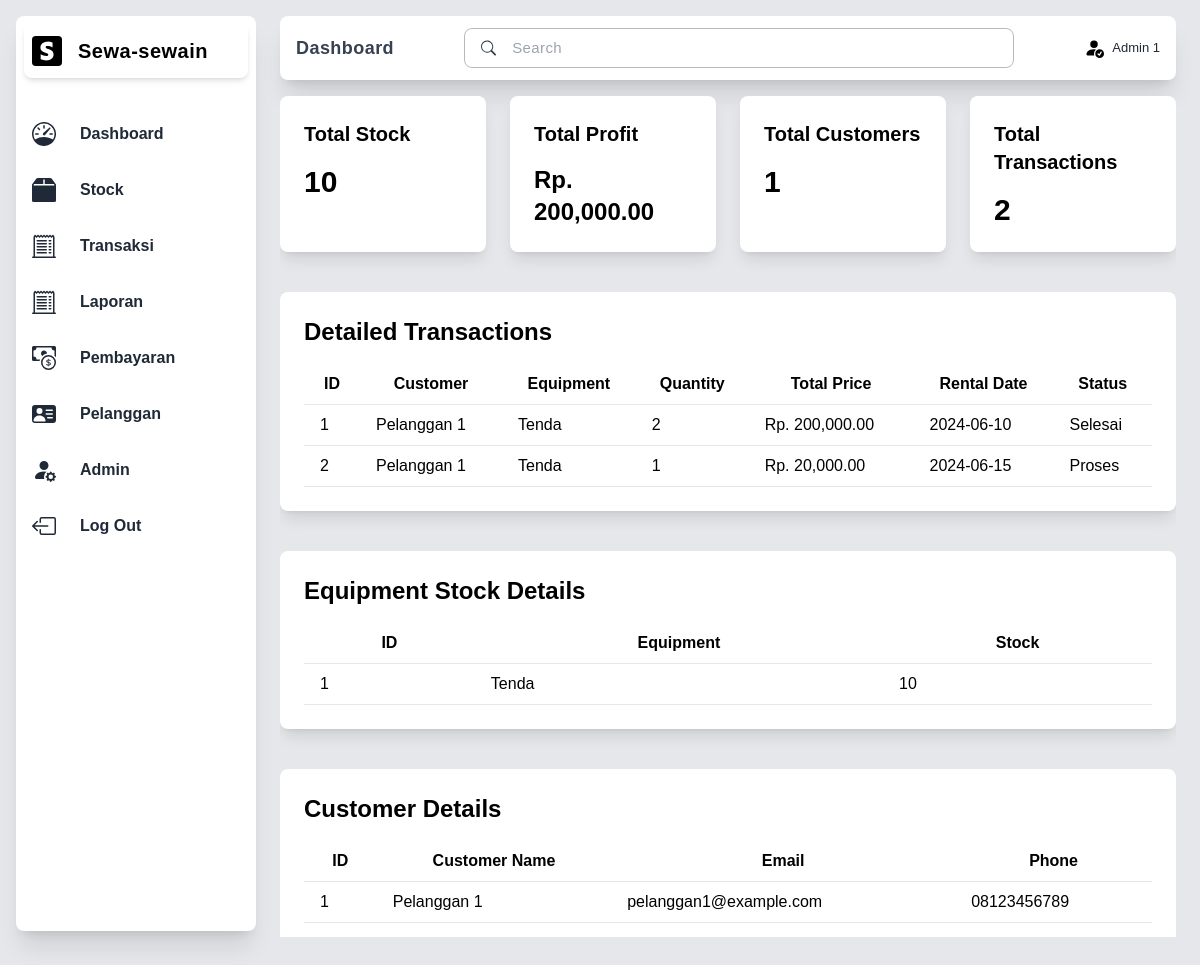
Screenshot of /dashboard.php (signed in) with the database file from the repository.
### tables this page shows
CREATE TABLE transaksi(
    id_transaksi INT (11) PRIMARY KEY AUTO_INCREMENT NOT NULL,
    id_pelanggan INT (11) NOT NULL,
    id_alat INT (11) NOT NULL, 
    id_admin INT (11) NOT NULL,
    jumlah INT (11) NOT NULL,
	tanggal_sewa DATE NOT NULL,
    tanggal_kembali DATE NOT NULL,
    total_harga DECIMAL (10,2) NOT NULL,
    denda INT (11) NOT NULL,
    status VARCHAR (50),
    FOREIGN KEY (id_pelanggan) REFERENCES pelanggan (id_pelanggan),
    FOREIGN KEY (id_alat) REFERENCES alat (id_alat),
	FOREIGN KEY (id_admin) REFERENCES admin (id_admin)
);

CREATE TABLE pelanggan(
    id_pelanggan INT (11) PRIMARY KEY AUTO_INCREMENT NOT NULL,
    nama VARCHAR (50) NOT NULL,
    alamat TEXT NOT NULL,
    telepon VARCHAR (15) NOT NULL,
    email VARCHAR (50) NOT NULL
);

CREATE TABLE alat(
    id_alat INT (11) PRIMARY KEY AUTO_INCREMENT NOT NULL,
    nama VARCHAR (50) NOT NULL,
    harga_sewa_per_hari DECIMAL (10,2) NOT NULL,
    stok INT (11) NOT NULL,
    deskripsi TEXT NOT NULL
);

### dashboard.php (the view, shortened to what this page needs)
<?php
include 'db/connection.php';
$sql_total_stock = "SELECT SUM(stok) AS total_stock FROM alat";
$result_total_stock = $conn->query($sql_total_stock);
$total_stock = $result_total_stock->fetch_assoc()['total_stock'];
$sql_total_profit = "SELECT SUM(total_harga) AS total_profit FROM transaksi WHERE status = 'Selesai'";
$result_total_profit = $conn->query($sql_total_profit);
$total_profit = $result_total_profit->fetch_assoc()['total_profit'];
$sql_total_customers = "SELECT COUNT(*) AS total_customers FROM pelanggan";
$result_total_customers = $conn->query($sql_total_customers);
$total_customers = $result_total_customers->fetch_assoc()['total_customers'];
$sql_total_transactions = "SELECT COUNT(*) AS total_transactions FROM transaksi";
$result_total_transactions = $conn->query($sql_total_transactions);
$total_transactions = $result_total_transactions->fetch_assoc()['total_transactions'];
$sql_table_data = "SELECT t.id_transaksi, p.nama AS nama_pelanggan, a.nama AS nama_alat, t.jumlah, t.total_harga, t.tanggal_sewa, t.status
                   FROM transaksi t
                   JOIN pelanggan p ON t.id_pelanggan = p.id_pelanggan
                   JOIN alat a ON t.id_alat = a.id_alat";
$result_table_data = $conn->query($sql_table_data);
$table_data = [];
while ($row = $result_table_data->fetch_assoc()) {
    $table_data[] = $row;
}
?>
<!DOCTYPE html>
<html lang="en">
<head>
    <link rel="stylesheet" href="styles.css">
    <script src="https://cdn.tailwindcss.com"></script>
</head>
<body>
    <section class="h-[100vh] w-full flex flex-col bg-gray-200">
        <main class="w-full h-[95vh] flex flex-row">
            <div class="container-sidebar w-[20%]">
                <?php include 'sidebar.php';?>
            </div>
            <div class="w-[80%] flex flex-col gap-0 pr-6 pl-10">
                <nav class="navbar flex flex-row shadow-xl justify-between items-center w-full h-16 max-h-16 bg-white my-4 py-4 px-4 rounded-lg">
                    <a href="dashboard.php" class="text-lg text-gray-700 font-semibold tracking-wide">Dashboard</a>
                    <div class="py-2 px-4 flex items-center rounded-lg min-w-[550px] duration-300 cursor-pointer text-gray-700 border border-gray-600 border-opacity-40">
                        <svg xmlns="http://www.w3.org/2000/svg" width="16" height="16" fill="currentColor" class="bi bi-search" viewBox="0 0 16 16">
                            <path d="M11.742 10.344a6.5 6.5 0 1 0-1.397 1.398h-.001q.044.06.098.115l3.85 3.85a1 1 0 0 0 1.415-1.414l-3.85-3.85a1 1 0 0 0-.115-.1zM12 6.5a5.5 5.5 0 1 1-11 0 5.5 5.5 0 0 1 11 0" />
                        </svg>
                        <input type="text" placeholder="Search" class="text-[15px] ml-4 w-full bg-transparent placeholder:text-semibold placeholder:tracking-wide focus:outline-none" />
                    </div>
                    <div class="flex flex-row justify-center items-center gap-2">
                        <p class="text-[13px] font-medium text-gray-800">
                            <?php echo $_SESSION['admin_name']; ?>
                        </p>
                    </div>
                </nav>
                <div class="container-content mb-2 flex flex-col gap-4 overflow-y-auto">
                    <div class="flex flex-col gap-10 justify-center items-center w-full">
                        <div class="grid grid-cols-1 md:grid-cols-2 lg:grid-cols-4 gap-6 w-full">
                            <div class="card bg-white p-6 rounded-lg shadow-lg">
                                <h3 class="text-xl font-semibold mb-4">Total Stock</h3>
                                <p class="text-3xl font-bold"><?php echo $total_stock; ?></p>
                            </div>
                            <div class="card bg-white p-6 rounded-lg shadow-lg">
                                <h3 class="text-xl font-semibold mb-4">Total Profit</h3>
                                <p class="text-2xl font-bold">Rp. <?php echo number_format($total_profit, 2); ?></p>
                            </div>
                            <div class="card bg-white p-6 rounded-lg shadow-lg">
                                <h3 class="text-xl font-semibold mb-4">Total Customers</h3>
                                <p class="text-3xl font-bold"><?php echo $total_customers; ?></p>
                            </div>
                            <div class="card bg-white p-6 rounded-lg shadow-lg">
                                <h3 class="text-xl font-semibold mb-4">Total Transactions</h3>
                                <p class="text-3xl font-bold"><?php echo $total_transactions; ?></p>
                            </div>
                        </div>
                        <div class="bg-white p-6 rounded-lg shadow-lg w-full">
                            <h2 class="text-2xl font-semibold mb-4">Detailed Transactions</h2>
                            <table class="table-auto w-full">
                                <thead>
                                    <tr>
                                        <th class="px-4 py-2 border-b">ID</th>
                                        <th class="px-4 py-2 border-b">Customer</th>
                                        <th class="px-4 py-2 border-b">Equipment</th>
                                        <th class="px-4 py-2 border-b">Quantity</th>
                                        <th class="px-4 py-2 border-b">Total Price</th>
                                        <th class="px-4 py-2 border-b">Rental Date</th>
                                        <th class="px-4 py-2 border-b">Status</th>
                                    </tr>
                                </thead>
                                <tbody>
                                    <?php foreach ($table_data as $data): ?>
                                    <tr>
                                        <td class="px-4 py-2 border-b"><?php echo $data['id_transaksi']; ?></td>
                                        <td class="px-4 py-2 border-b"><?php echo $data['nama_pelanggan']; ?></td>
                                        <td class="px-4 py-2 border-b"><?php echo $data['nama_alat']; ?></td>
                                        <td class="px-4 py-2 border-b"><?php echo $data['jumlah']; ?></td>
                                        <td class="px-4 py-2 border-b">Rp. <?php echo number_format($data['total_harga'], 2); ?></td>
                                        <td class="px-4 py-2 border-b"><?php echo $data['tanggal_sewa']; ?></td>
                                        <td class="px-4 py-2 border-b"><?php echo $data['status']; ?></td>
                                    </tr>
                                    <?php endforeach;?>
                                </tbody>
                            </table>
                        </div>
                        <div class="bg-white p-6 rounded-lg shadow-lg w-full">
                            <h2 class="text-2xl font-semibold mb-4">Equipment Stock Details</h2>
                            <table class="table-auto w-full">
                                <thead>
                                    <tr>
                                        <th class="px-4 py-2 border-b">ID</th>
                                        <th class="px-4 py-2 border-b">Equipment</th>
                                        <th class="px-4 py-2 border-b">Stock</th>
                                    </tr>
                                </thead>
                                <tbody>
                                    <?php
                                        $sql_stock_data = "SELECT id_alat, nama, stok FROM alat";
                                        $result_stock_data = $conn->query($sql_stock_data);
                                        while ($row = $result_stock_data->fetch_assoc()): ?>
                                    <tr>
                                        <td class="px-4 py-2 border-b"><?php echo $row['id_alat']; ?></td>
                                        <td class="px-4 py-2 border-b"><?php echo $row['nama']; ?></td>
                                        <td class="px-4 py-2 border-b"><?php echo $row['stok']; ?></td>
                                    </tr>
                                    <?php endwhile;?>
                                </tbody>
                            </table>
                        </div>
                        <div class="bg-white p-6 rounded-lg shadow-lg w-full">
                            <h2 class="text-2xl font-semibold mb-4">Customer Details</h2>
                            <table class="table-auto w-full">
                                <thead>
                                    <tr>
                                        <th class="px-4 py-2 border-b">ID</th>
                                        <th class="px-4 py-2 border-b">Customer Name</th>
                                        <th class="px-4 py-2 border-b">Email</th>
                                        <th class="px-4 py-2 border-b">Phone</th>
                                    </tr>
                                </thead>
                                <tbody>
                                    <?php
                                        $sql_customer_data = "SELECT id_pelanggan, nama, email, telepon FROM pelanggan";
                                        $result_customer_data = $conn->query($sql_customer_data);
                                        while ($row = $result_customer_data->fetch_assoc()): ?>
                                    <tr>
                                        <td class="px-4 py-2 border-b"><?php echo $row['id_pelanggan']; ?></td>
                                        <td class="px-4 py-2 border-b"><?php echo $row['nama']; ?></td>
                                        <td class="px-4 py-2 border-b"><?php echo $row['email']; ?></td>
                                        <td class="px-4 py-2 border-b"><?php echo $row['telepon']; ?></td>
                                    </tr>
                                    <?php endwhile;?>
                                </tbody>
                            </table>
                        </div>
                    </div>
                </div>
            </div>
        </main>
    </section>
</body>
</html>

### sidebar.php (shortened to what this page needs)
<div class="w-full h-[92vh] flex flex-col py-2 bg-gray-100 gap-7 my-4 ml-4 rounded-lg shadow shadow-xl bg-white ">
    <div class="flex flex-row gap-4 justify-start rounded-lg items-center mx-2 px-2 bg-white shadow shadow-md py-3">
        <a class="text-xl font-bold tracking-wide" href="#">Sewa-sewain</a>
    </div>
    <div class="flex flex-col">
        <a class="flex flex-row px-4 w-full py-4 items-center gap-6 text-gray-800 bg-white font-semibold hover:bg-gray-200"
            href="dashboard.php"> Dashboard</a>
        <a class="flex flex-row px-4 w-full py-4 items-center gap-6 text-gray-800 bg-white font-semibold hover:bg-gray-200"" href="
            stock.php"> <svg xmlns="http://www.w3.org/2000/svg" width="24" height="24" fill="currentColor"
                class="bi bi-box2-fill" viewBox="0 0 16 16">
                <path
                    d="M3.75 0a1 1 0 0 0-.8.4L.1 4.2a.5.5 0 0 0-.1.3V15a1 1 0 0 0 1 1h14a1 1 0 0 0 1-1V4.5a.5.5 0 0 0-.1-.3L13.05.4a1 1 0 0 0-.8-.4zM15 4.667V5H1v-.333L1.5 4h6V1h1v3h6z" />
            </svg> Stock</a>
        <a class="flex flex-row px-4 w-full py-4 items-center gap-6 text-gray-800 bg-white font-semibold hover:bg-gray-200"" href="
            transaction.php">  Transaksi</a>
        <a class="flex flex-row px-4 w-full py-4 items-center gap-6 text-gray-800 bg-white font-semibold hover:bg-gray-200"" href="
            laporan.php">  Laporan</a>
        <a class="flex flex-row px-4 w-full py-4 items-center gap-6 text-gray-800 bg-white font-semibold hover:bg-gray-200"" href="
            pembayaran.php">  Pembayaran</a>
        <a class="flex flex-row px-4 w-full py-4 items-center gap-6 text-gray-800 bg-white font-semibold hover:bg-gray-200"" href="
            pelanggan.php">  Pelanggan</a>
        <a class="flex flex-row px-4 w-full py-4 items-center gap-6 text-gray-800 bg-white font-semibold hover:bg-gray-200"" href="
            admin.php">  Admin</a>
        <a class="flex flex-row px-4 w-full py-4 items-center gap-6 text-gray-800 bg-white font-semibold hover:bg-gray-200" " href="
            logout.php">  Log Out</a>
    </div>
</div>

### styles.css (style rules this page uses)
body { font-family: Arial, sans-serif; background-color: #ffffff; margin: 0; padding: 0; }

### rows the page displays
transaksi: id_transaksi "1", id_pelanggan.nama "Pelanggan 1", id_alat.nama "Tenda", jumlah "2", total_harga "200,000.00", tanggal_sewa "2024-06-10", status "Selesai"
transaksi: id_transaksi "2", id_pelanggan.nama "Pelanggan 1", id_alat.nama "Tenda", jumlah "1", total_harga "20,000.00", tanggal_sewa "2024-06-15", status "Proses"
alat: id_alat "1", nama "Tenda", stok "10"
pelanggan: id_pelanggan "1", nama "Pelanggan 1", email "pelanggan1@example.com", telepon "08123456789"

### other values shown
$_SESSION['admin_name'] "Admin 1"
$total_stock "10"
$total_profit "200,000.00"
$total_customers "1"
$total_transactions "2"
